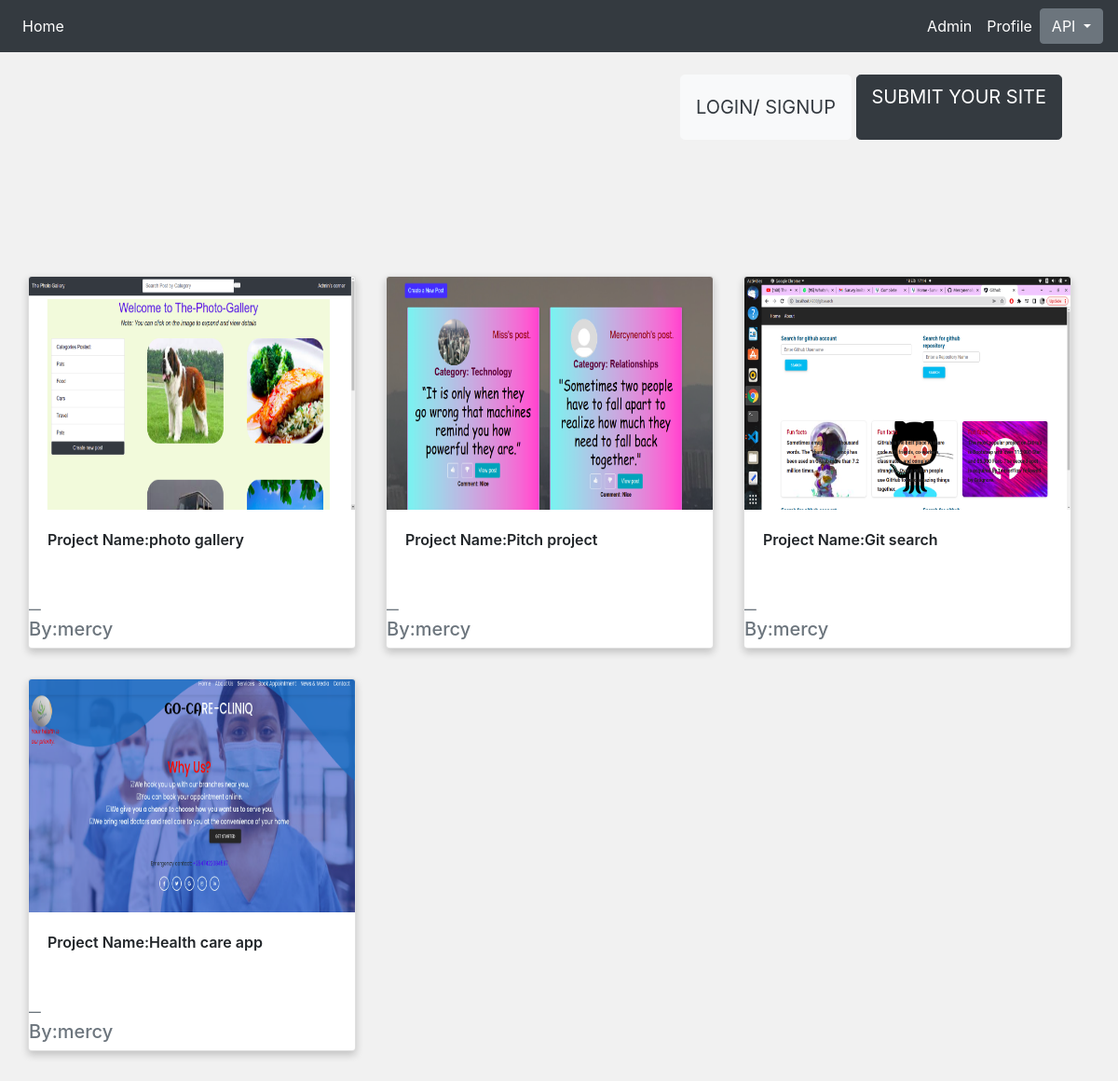
The page / on the database its author committed.
### ratings/models.py (models this page shows, shortened)
class Project(models.Model):
    image = models.ImageField(upload_to = 'articles/',default='IMAGE')
    title =  models.CharField(max_length =30)
    description = models.TextField()
    link = models.CharField(max_length =100)
    author = models.ForeignKey(User, on_delete=models.CASCADE)

### ratings/views.py (the view)
# urls.py: path('', ProjectList.as_view(), name='list'),
class ProjectList(ListView):
    model = Project
    template_name = 'project/project_list.html'
    def get_queryset(self):
        return Project.objects.all()

### ratings/templates/project/project_list.html (shortened to what this page needs)
{%extends 'project/base.html'%}
{% block content %}
<div class="container-fluid">
    <div style="height:30vh" class="text-right">
        {% if user.is_authenticated %}
        <a href="/logout/"class="btn btn-light btn-lg mt-4">LOGOUT</a>
        {% else %}
        <button class="btn btn-light btn-lg mt-4">
         <a href="/login/" class="text-dark">LOGIN</a>/
          <a href="register" class="text-dark">SIGNUP</a></button>
          {% endif %}
     <a class="btn btn-dark btn-lg mt-4 " href="{% url 'new' %}">SUBMIT YOUR SITE</a>
    </div>
    <div class="row">
            <div class="row">
                {% for image in object_list %}
                <div class="column">
                <div class="card" style="width: 22rem;">
                    <a
                    class="open-image"
                    href="{% url 'image' image.id %}"
                    data-popup-url="{% url 'image' image.id %}}"
                    > <img src="{{image.image.url}}" class="card-img-top" height="250px" alt="Fissure in Sandstone"/></a>
                    <div class="card-body">
                      <p class="card-text">Project Name:{{ image.title }}</p>
                    </div>
                    <footer class="blockquote-footer"><h5>By:{{ image.author }}</h5></footer>
                  </div>
            </div>
            {% endfor %}
        </div>
    </div>
</div>
{% endblock %}

### static/css/index.css (style rules this page uses)
.row:after { content: ""; display: table; clear: both; }
.row { grid-template-columns: repeat(auto-fill, minmax(300px, 1fr)); gap : 2rem }
.card { box-shadow: 0 4px 8px 0 rgba(0, 0, 0, 0.2); width: 800px; height: auto; margin:auto; font-weight: 600; height: 400px; }
body { background-color: #f1f1f1; }
.btn-lg { height: 70px; }

### rows shown on the page
Project: image (picture), title "photo gallery", author "mercy"
Project: image (picture), title "Pitch project", author "mercy"
Project: image (picture), title "Git search", author "mercy"
Project: image (picture), title "Health care app", author "mercy"
